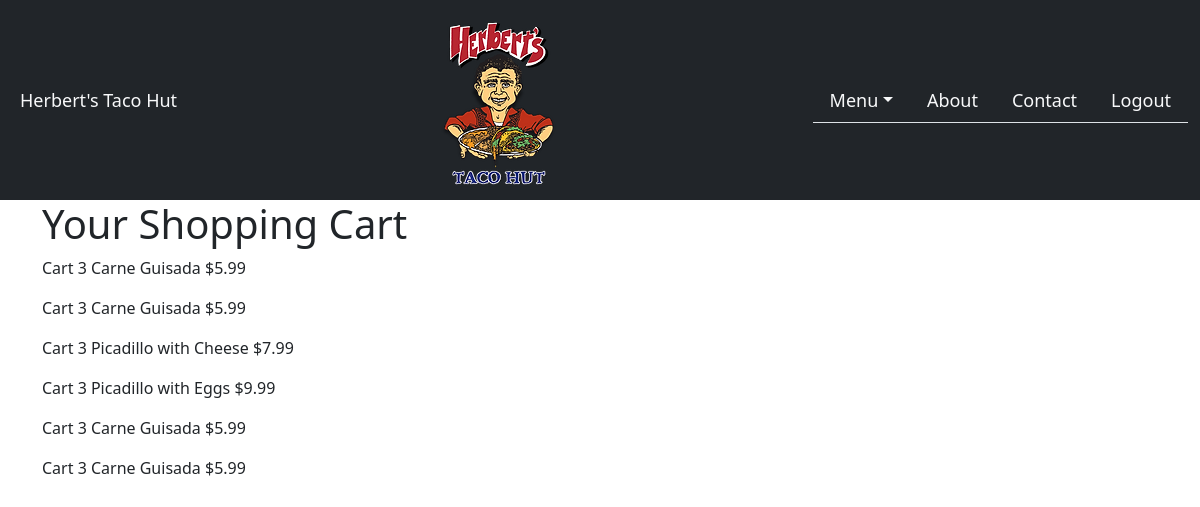
Page /checkout (signed in) on the committed database.
### app.py (models this page shows)
class Cart(db.Model):
    id = db.Column(db.Integer, primary_key=True)
    menu_item = db.Column(db.String(120), index=True)
    item_count = db.Column(db.Integer)
    user_id = db.Column(db.Integer, db.ForeignKey('users.id'))
    def __repr__(self) -> str:
        return 'Cart {}'.format(self.menu_item)

### app.py (the view)
@app.route('/checkout')
@login_required
def checkout():
    return render_template('checkout.html', cart=Cart.query.all())

### app.py (called while the page is built)
@loggin.user_loader
def load_user(id):
    return Users.query.get(int(id))

### templates/checkout.html
{% extends "index.html" %}
{% block body %}
    <h1>Your Shopping Cart</h1>
    {% if cart %}
    {% for item in cart %}
    <p>{{ item }}</p>
    {% endfor %}
    {% else %}
    <h3>You have not added any items yet.</h3>
    {% endif %}
{% endblock %}

### templates/index.html (shortened to what this page needs)
<!doctype html>
<html lang="en">
  <head>
    <link href="https://cdn.jsdelivr.net/npm/bootstrap@5.1.3/dist/css/bootstrap.min.css" rel="stylesheet">
  </head>
  <body>
    <nav class="navbar navbar-expand-lg navbar-dark bg-dark">
        <div class="container-fluid">
            <div class="collapse navbar-collapse" id="navbarTogglerDemo02">
                <ul class="navbar-nav nav-justified">
                    <li class="nav-item">
                        <a class="nav-link link-light" style="color: #f8f9fa !important; " href="/">Herbert's Taco Hut</a>
                    </li>
                </ul>
                <a class="navbar-brand d-none d-lg-flex mx-lg-auto " href="/"><img src="static\logo.webp" alt=""></a>
                <ul class="nav nav-tabs nav-justified" >
                    <li class="nav-item dropdown">
                        <a class="nav-link dropdown-toggle link-light" data-bs-toggle="dropdown" href="#" role="button" aria-expanded="false">Menu</a>
                    </li>
                    <li class="nav-item">
                        <a class="nav-link link-light" href="{{ url_for('about')}}">About</a>
                    </li>
                    <li class="nav-item">
                        <a class="nav-link link-light" href="{{ url_for('contact')}}">Contact</a>
                    </li>
                    <li class="nav-item">
                        {% if current_user.is_anonymous %}
                        <a class="nav-link link-light" href="{{ url_for('login')}}">Login</a>
                        {% else %}
                        <a class="nav-link link-light" href="{{ url_for('logout')}}">Logout</a>
                        {% endif %}
                    </li>
                </ul>
          </div>
        </div>
    </nav>
    <div class="container">
    {% block body %}
    {% endblock %}
    </div>
  </body>
</html>

### templates/index.html (style rules this page uses)
a { font-size: large; }

### rows in the picture
Cart: menu_item "Cart 3 Carne Guisada $5.99"
Cart: menu_item "Cart 3 Carne Guisada $5.99"
Cart: menu_item "Cart 3 Picadillo with Cheese $7.99"
Cart: menu_item "Cart 3 Picadillo with Eggs $9.99"
Cart: menu_item "Cart 3 Carne Guisada $5.99"
Cart: menu_item "Cart 3 Carne Guisada $5.99"
